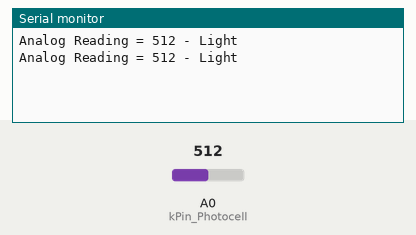
Simulated run of this sketch. Board: Arduino Uno, built with avr-gcc and run on an emulated ATmega328P. Parts: the last lines printed to the serial monitor. The inputs (shaded band) are chosen by the test bench; at power-on: A0 (kPin_Photocell) = 512.

Above: at 1.8 s.
1.9 s: A0 (kPin_Photocell) set to 610
At 2.8 s:
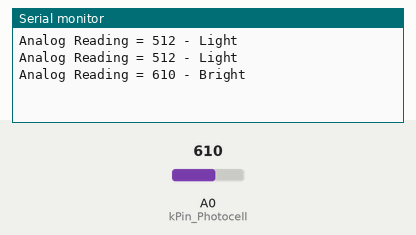
4.5 s: A0 (kPin_Photocell) set to 810
At 5.8 s:
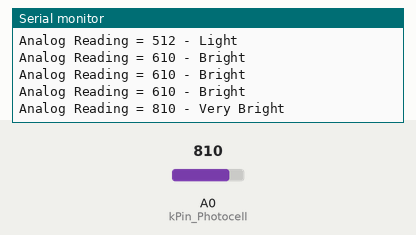
7.5 s: A0 (kPin_Photocell) set to 390
At 8.8 s:
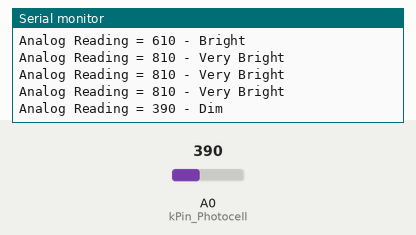
10.5 s: A0 (kPin_Photocell) set to 190
At 11.8 s:
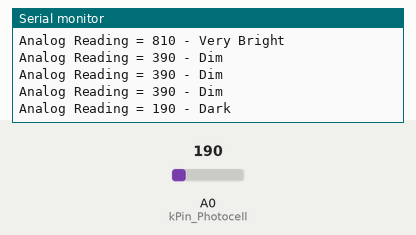

Measured:
- after the input at 1.9 s, the serial monitor: prints a new line after 0.10 s (image 1)
- after the input at 4.5 s, the serial monitor: prints a new line after 0.50 s (image 2)
- after the input at 7.5 s, the serial monitor: prints a new line after 0.50 s (image 3)
- after the input at 10.5 s, the serial monitor: prints a new line after 0.51 s (image 4)

The sketch:

7.5.1.ino
```cpp
/*광센서, photocell.pde */
const int kPin_Photocell = A0;

void setup()
{
    Serial.begin(9600);
}

void loop()
{
    int value = analogRead(kPin_Photocell);
    Serial.print("Analog Reading = ");
    Serial.print(value);
    if(value < 200){
         Serial.println(" - Dark");
    } else if(value < 400){
         Serial.println(" - Dim");
    } else if(value < 600){
         Serial.println(" - Light");
    } else if(value < 800){
         Serial.println(" - Bright");
    }
    else
    {
        Serial.println(" - Very Bright");
    }
   delay(1000);
}
```
